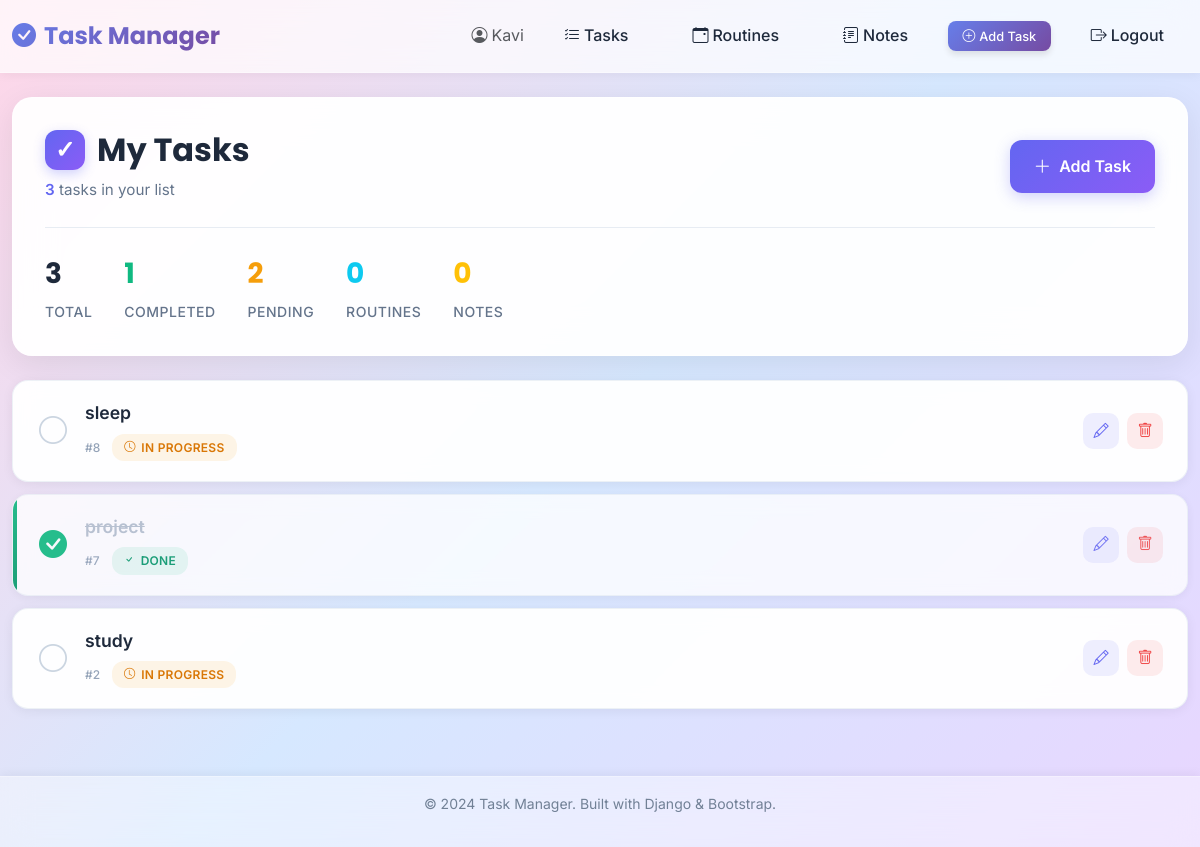
The page /task_list/ (signed in) on the database as committed earlier.
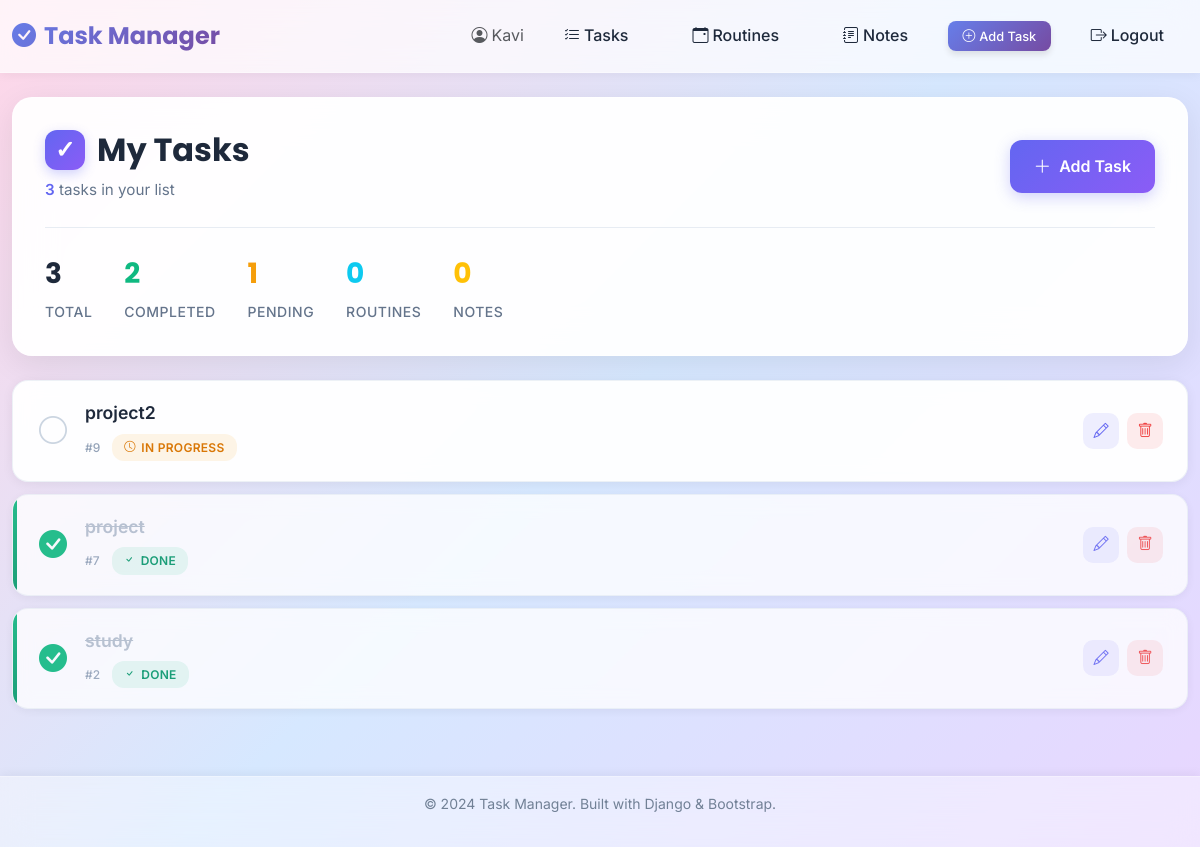
The same page on the database as committed later.
### todoapp/models.py (models this page shows, shortened)
class Task(models.Model):
    user = models.ForeignKey(User, on_delete=models.CASCADE)
    title = models.CharField(max_length=255)
    status = models.BooleanField(default=False)

### todoapp/views.py (the view)
# urls.py: path('task_list/', views.task_list, name='task_list'),
@login_required
def task_list(request):
    tasks = Task.objects.filter(user=request.user).order_by('-id')
    total = tasks.count()
    completed = tasks.filter(status=True).count()
    pending = total - completed
    routine_count = DailyRoutine.objects.filter(user=request.user).count()
    note_count = Note.objects.filter(user=request.user).count()
    return render(request, 'todoapp/task_list.html', {
        'tasks': tasks,
        'total': total,
        'completed': completed,
        'pending': pending,
        'routine_count': routine_count,
        'note_count': note_count
    })

### todoapp/templates/todoapp/task_list.html (shortened to what this page needs)
{% extends 'todoapp/base.html' %}
{% load static %}
{% block content %}
<div class="modern-header mb-4">
  <div class="header-content">
    <div class="header-text">
      <h1 class="page-title">
        <span class="title-icon">✓</span>
        <span>My Tasks</span>
      </h1>
      <p class="page-subtitle">
        {% if tasks %}
        <span class="task-count">{{ total }}</span> task{{ total|pluralize }} in your list
        {% else %}
        Start organizing your day
        {% endif %}
      </p>
    </div>
    <a href="{% url 'todoapp:task_create' %}" class="btn-add-task">
      <i class="bi bi-plus-lg"></i>
      <span>Add Task</span>
    </a>
  </div>
  {% if tasks %}
  <div class="progress-stats">
    <div class="stat-item">
      <div class="stat-value">{{ total }}</div>
      <div class="stat-label">Total</div>
    </div>
    <div class="stat-item">
      <div class="stat-value stat-completed">{{ completed }}</div>
      <div class="stat-label">Completed</div>
    </div>
    <div class="stat-item">
      <div class="stat-value stat-pending">{{ pending }}</div>
      <div class="stat-label">Pending</div>
    </div>
    <div class="stat-item">
      <div class="stat-value text-info">{{ routine_count }}</div>
      <div class="stat-label">Routines</div>
    </div>
    <div class="stat-item">
      <div class="stat-value text-warning">{{ note_count }}</div>
      <div class="stat-label">Notes</div>
    </div>
  </div>
  {% endif %}
</div>
{% if tasks %}
<div class="modern-task-list">
  {% for task in tasks %}
  <div class="modern-task-item {% if task.status %}task-done{% endif %}">
    <div class="task-checkbox">
      {% if task.status %}
      <div class="checkbox-checked">
        <i class="bi bi-check-circle-fill"></i>
      </div>
      {% else %}
      <div class="checkbox-unchecked">
        <i class="bi bi-circle"></i>
      </div>
      {% endif %}
    </div>
    <div class="task-content">
      <div class="task-title-wrapper">
        <h3 class="task-title {% if task.status %}strikethrough{% endif %}">
          {{ task.title }}
        </h3>
      </div>
      <div class="task-meta">
        <span class="task-id">#{{ task.id }}</span>
        {% if task.status %}
        <span class="task-status-badge completed-badge">
          <i class="bi bi-check"></i>Done
        </span>
        {% else %}
        <span class="task-status-badge pending-badge">
          <i class="bi bi-clock"></i>In Progress
        </span>
        {% endif %}
      </div>
    </div>
    <div class="task-actions-modern">
      <a href="{% url 'todoapp:task_update' task.id %}" class="action-btn edit-btn" title="Edit">
        <i class="bi bi-pencil"></i>
      </a>
      <a href="{% url 'todoapp:task_delete' task.id %}" class="action-btn delete-btn" title="Delete">
        <i class="bi bi-trash"></i>
      </a>
    </div>
  </div>
  {% endfor %}
</div>
{% endif %}
{% endblock %}

### todoapp/templates/todoapp/base.html (shortened to what this page needs)
<!DOCTYPE html>
<html lang="en">
{% load static %}
<head>
  <link href="https://cdn.jsdelivr.net/npm/bootstrap@5.3.2/dist/css/bootstrap.min.css" rel="stylesheet">
  <link rel="stylesheet" href="https://cdn.jsdelivr.net/npm/bootstrap-icons@1.11.1/font/bootstrap-icons.css">
  <link rel="stylesheet" href="{% static 'css/styles.css' %}">
</head>
<body class="{% block body_class %}{% endblock %}">
  <nav class="navbar navbar-expand-lg navbar-light">
    <div class="container">
      <a class="navbar-brand fw-bold"
        href="{% if user.is_authenticated %}{% url 'todoapp:task_list' %}{% else %}{% url 'todoapp:login' %}{% endif %}">
        <i class="bi bi-check-circle-fill me-2"></i>Task Manager
      </a>
      <div class="collapse navbar-collapse" id="navbarNav">
        <ul class="navbar-nav ms-auto align-items-center">
          {% if user.is_authenticated %}
          <li class="nav-item me-3">
            <span class="text-muted">
              <i class="bi bi-person-circle me-1"></i>{{ user.username }}
            </span>
          </li>
          <li class="nav-item me-3">
            <a class="nav-link" href="{% url 'todoapp:task_list' %}">
              <i class="bi bi-list-check me-1"></i>Tasks
            </a>
          </li>
          <li class="nav-item me-3">
            <a class="nav-link" href="{% url 'todoapp:routine_list' %}">
              <i class="bi bi-calendar-event me-1"></i>Routines
            </a>
          </li>
          <li class="nav-item me-3">
            <a class="nav-link" href="{% url 'todoapp:note_list' %}">
              <i class="bi bi-journal-text me-1"></i>Notes
            </a>
          </li>
          <li class="nav-item me-3">
            <a href="{% url 'todoapp:task_create' %}" class="btn btn-primary btn-sm">
              <i class="bi bi-plus-circle me-1"></i>Add Task
            </a>
          </li>
          <li class="nav-item">
            <a class="nav-link" href="{% url 'todoapp:logout' %}">
              <i class="bi bi-box-arrow-right me-1"></i>Logout
            </a>
          </li>
          {% endif %}
        </ul>
      </div>
    </div>
  </nav>
  <div class="main-content container mt-4 mb-5 fade-in {% block container_class %}{% endblock %}" {% block container_style %}{% endblock %}>
    {% block content %}
    {% endblock %}
  </div>
  <footer>
    <div class="container">
      <p>&copy; 2024 Task Manager. Built with Django & Bootstrap.</p>
    </div>
  </footer>
</body>
</html>

Rows that differ between the two databases and show on the page:
removed Task: status False (drawn), title "sleep", id "8"
added Task: status False (drawn), title "project2", id "9"
changed Task "study": status "IN PROGRESS" → "DONE"
Other text that changed with them:
{{ completed }}: "1" → "2"
{{ pending }}: "2" → "1"
